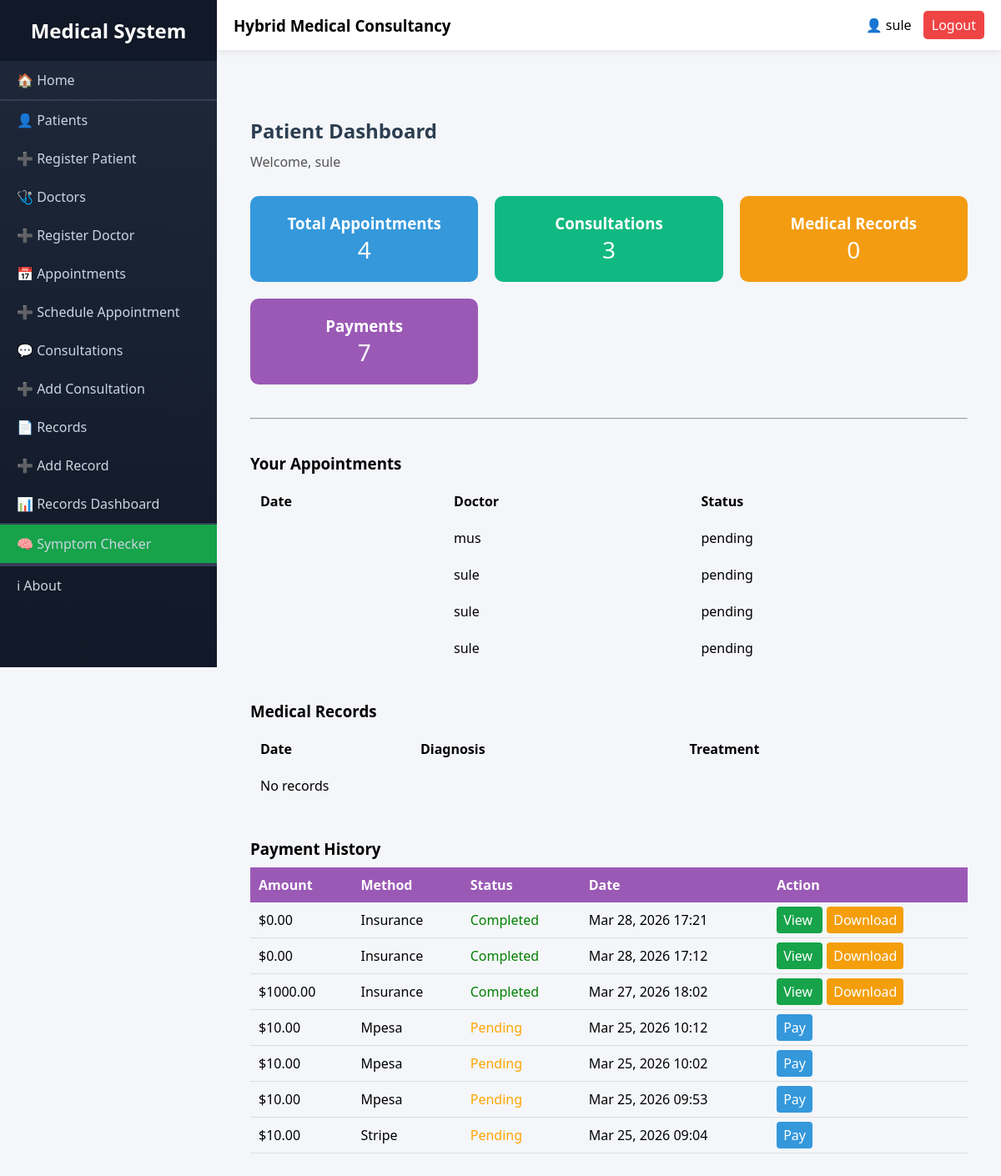
The app's page /patients/dashboard/ (signed in) with its own data.
### appointment/models.py (models this page shows)
class Appointment(models.Model):
    patient = models.ForeignKey(User, on_delete=models.CASCADE)
    doctor = models.ForeignKey(User, on_delete=models.CASCADE, related_name='doctor_appointments')
    appointment_date=models.DateField()
    appointment_time = models.TimeField()
    reason = models.TextField(null=True)
    status = models.CharField(max_length=20, default='pending')
    fee = models.DecimalField(max_digits=6, decimal_places=2, default=10)  # default $50

### accounts/models.py (models this page shows, shortened)
class Payment(models.Model):
    PAYMENT_STATUS = [
        ('pending', 'Pending'),
        ('completed', 'Completed'),
        ('failed', 'Failed'),
    ]
    PAYMENT_METHODS = [
        ('cash', 'Cash'),
        ('insurance', 'Insurance'),
        ('mpesa', 'Mpesa'),
        ('stripe', 'Stripe'),
    ]
    appointment = models.OneToOneField(Appointment, on_delete=models.CASCADE, null=True, blank=True)
    consultation = models.OneToOneField(
        Consultation,
        on_delete=models.CASCADE,
        related_name='payment',
        null=True,
        blank=True
    )
    user = models.ForeignKey(User, on_delete=models.CASCADE)
    amount = models.DecimalField(max_digits=10, decimal_places=2)
    status = models.CharField(max_length=10, choices=PAYMENT_STATUS, default='pending')
    payment_method = models.CharField(max_length=50, choices=PAYMENT_METHODS, blank=True)
    transaction_id = models.CharField(max_length=100, blank=True)
    insurance_provider = models.CharField(max_length=100, blank=True, null=True)  # e.g., SHA
    insurance_number = models.CharField(max_length=100, blank=True, null=True)
    created_at = models.DateTimeField(auto_now_add=True)

### patients/views.py (the view)
# urls.py: path('dashboard/', views.patient_dashboard, name='patient_dashboard'),
def patient_dashboard(request):
    patient = request.user
    appointments = Appointment.objects.filter(patient=patient)
    consultations = Consultation.objects.filter(patient=patient)
    records = MedicalRecord.objects.filter(patient=patient)
    payments = Payment.objects.filter(user=patient).order_by('-created_at')  # latest first
    context = {
        'appointments': appointments,
        'consultations': consultations,
        'records': records,
        'payments': payments,  # new addition
    }
    return render(request, 'patients/patient_dashboard.html', context)

### patients/templates/patients/patient_dashboard.html (shortened to what this page needs)
{% extends "layout.html" %}
{% block content %}
<div style="max-width:1200px; margin:40px auto; padding:20px;">
    <h2 style="color:#2c3e50; margin-bottom:10px;">Patient Dashboard</h2>
    <p style="font-size:16px; color:#555;">Welcome, {{ request.user.username }}</p>
    <div style="display:grid; grid-template-columns:repeat(auto-fit,minmax(220px,1fr)); gap:20px; margin-top:30px;">
        <div style="background:#3498db; color:white; padding:20px; border-radius:10px; text-align:center;">
            <h3>Total Appointments</h3>
            <p style="font-size:28px;">{{ appointments.count }}</p>
        </div>
        <div style="background:#10b981; color:white; padding:20px; border-radius:10px; text-align:center;">
            <h3>Consultations</h3>
            <p style="font-size:28px;">{{ consultations.count }}</p>
        </div>
        <div style="background:#f39c12; color:white; padding:20px; border-radius:10px; text-align:center;">
            <h3>Medical Records</h3>
            <p style="font-size:28px;">{{ records.count }}</p>
        </div>
        <div style="background:#9b59b6; color:white; padding:20px; border-radius:10px; text-align:center;">
            <h3>Payments</h3>
            <p style="font-size:28px;">{{ payments.count }}</p>
        </div>
    </div>
    <hr style="margin:40px 0;">
    <h3>Your Appointments</h3>
    <table style="width:100%; margin-top:10px;">
        <tr><th>Date</th><th>Doctor</th><th>Status</th></tr>
        {% for appointment in appointments %}
        <tr>
            <td>{{ appointment.date }}</td>
            <td>{{ appointment.doctor }}</td>
            <td>{{ appointment.status }}</td>
        </tr>
        {% empty %}
        <tr><td colspan="3">No appointments</td></tr>
        {% endfor %}
    </table>
    <h3 style="margin-top:40px;">Medical Records</h3>
    <table style="width:100%; margin-top:10px;">
        <tr><th>Date</th><th>Diagnosis</th><th>Treatment</th></tr>
        {% for record in records %}
        <tr>
            <td>{{ record.date }}</td>
            <td>{{ record.diagnosis }}</td>
            <td>{{ record.treatment }}</td>
        </tr>
        {% empty %}
        <tr><td colspan="3">No records</td></tr>
        {% endfor %}
    </table>
    <h3 style="margin-top:40px;">Payment History</h3>
    <table style="width:100%; margin-top:10px; border-collapse:collapse;">
        <tr style="background:#9b59b6; color:white;">
            <th>Amount</th>
            <th>Method</th>
            <th>Status</th>
            <th>Date</th>
            <th>Action</th>
        </tr>
        {% for payment in payments %}
        <tr style="border-bottom:1px solid #ddd;">
            <td>${{ payment.amount }}</td>
            <td>{{ payment.payment_method|capfirst }}</td>
            <td>
                {% if payment.status == 'completed' %}
                    <span style="color:green;">Completed</span>
                {% elif payment.status == 'pending' %}
                    <span style="color:orange;">Pending</span>
                {% else %}
                    <span style="color:red;">Failed</span>
                {% endif %}
            </td>
            <td>{{ payment.created_at|date:"M d, Y H:i" }}</td>
            <td>
                {% if payment.status == 'pending' %}
                    <a href="{% url 'accounts:payment_page' payment.id %}"
                       style="background:#3498db; color:white; padding:5px 8px; text-decoration:none; border-radius:4px;">
                        Pay
                    </a>
                {% elif payment.status == 'completed' %}
                    <a href="{% url 'accounts:view_receipt' payment.id %}"
                       style="background:#16a34a; color:white; padding:5px 8px; text-decoration:none; border-radius:4px;">
                        View
                    </a>
                    <a href="{% url 'accounts:download_receipt' payment.id %}"
                       style="background:#f59e0b; color:white; padding:5px 8px; text-decoration:none; border-radius:4px; margin-left:5px;">
                        Download
                    </a>
                {% else %}
                    -
                {% endif %}
            </td>
        </tr>
        {% empty %}
        <tr><td colspan="5">No payments yet</td></tr>
        {% endfor %}
    </table>
</div>
{% endblock %}

### templates/layout.html (shortened to what this page needs)
<!DOCTYPE html>
<html lang="en">
<head>
</head>
<body>
<div class="sidebar" id="sidebar">
    <h2>Medical System</h2>
    <a href="{% url 'home_view' %}">🏠 Home</a>
    <hr>
    <a href="{% url 'patients:patient_list' %}">👤 Patients</a>
    <a href="{% url 'patients:patient_create' %}">➕ Register Patient</a>
    <a href="{% url 'doctors:doctor_list' %}">🩺 Doctors</a>
    <a href="{% url 'doctors:doctor_create' %}">➕ Register Doctor</a>
    <a href="{% url 'appointment:appointment_list' %}">📅 Appointments</a>
    <a href="{% url 'appointment:appointment_create' %}">➕ Schedule Appointment</a>
    <a href="{% url 'consultations:consultation_list' %}">💬 Consultations</a>
    <a href="{% url 'consultations:consultation_create' %}">➕ Add Consultation</a>
    <a href="{% url 'records:record_list' %}">📄 Records</a>
    <a href="{% url 'records:record_create' %}">➕ Add Record</a>
    <a href="{% url 'accounts:records_dashboard' %}">📊 Records Dashboard</a>
    <hr>
    {% if user.is_authenticated %}
        <a href="{% url 'accounts:symptoms_checker' %}" class="special-link">
            🧠 Symptom Checker
        </a>
    {% endif %}
    <hr>
    <hr>
    <a href="{% url 'about_view' %}">ℹ About</a>
</div>
<div class="main">
    <div class="navbar">
        <h3>Hybrid Medical Consultancy</h3>
        <div class="user">
            {% if user.is_authenticated %}
                <span>👤 {{ user.username }}</span>
                <a href="{% url 'accounts:logout' %}">Logout</a>
            {% else %}
                <a href="{% url 'accounts:login' %}">Login</a>
            {% endif %}
        </div>
    </div>
    <div class="content">
        {% block content %}
        {% endblock %}
    </div>
</div>
</body>
</html>

### templates/layout.html (style rules this page uses)
* { margin: 0; padding: 0; box-sizing: border-box; font-family: 'Segoe UI', Tahoma, Geneva, Verdana, sans-serif; }
body { display: flex; min-height: 100vh; background: #f4f6f9; }
.sidebar { width: 260px; background: linear-gradient(180deg, #1e293b 0%, #111827 100%); color: #fff; height: 100vh; position: fixed; overflow-y: auto; transition: 0.3s; }
.sidebar h2 { text-align: center; padding: 20px; background: #111827; }
.sidebar a { display: block; padding: 12px 20px; color: #cbd5e1; text-decoration: none; }
.sidebar hr { border: 0.5px solid #334155; }
.main { margin-left: 260px; width: calc(100% - 260px); }
.navbar { height: 60px; background: white; display: flex; justify-content: space-between; align-items: center; padding: 0 20px; box-shadow: 0 2px 8px rgba(0,0,0,0.08); }
.user a { margin-left: 10px; text-decoration: none; padding: 6px 10px; background: #ef4444; color: white; border-radius: 5px; }
.content { padding: 20px; }
.special-link { background: #16a34a; color: white; }

### patients/templates/patients/patient_dashboard.html (style rules this page uses)
table th, table td { padding: 10px; text-align: left; }

### records on screen
Appointment: doctor "mus", status "pending"
Appointment: doctor "sule", status "pending"
Appointment: doctor "sule", status "pending"
Appointment: doctor "sule", status "pending"
Payment: amount "0.00", payment_method "Insurance", status "Completed", created_at "Mar 28, 2026 17:21"
Payment: amount "0.00", payment_method "Insurance", status "Completed", created_at "Mar 28, 2026 17:12"
Payment: amount "1000.00", payment_method "Insurance", status "Completed", created_at "Mar 27, 2026 18:02"
Payment: amount "10.00", payment_method "Mpesa", status "Pending", created_at "Mar 25, 2026 10:12"
Payment: amount "10.00", payment_method "Mpesa", status "Pending", created_at "Mar 25, 2026 10:02"
Payment: amount "10.00", payment_method "Mpesa", status "Pending", created_at "Mar 25, 2026 09:53"
Payment: amount "10.00", payment_method "Stripe", status "Pending", created_at "Mar 25, 2026 09:04"

### other values on screen
{{ user.username }} "sule"
{{ request.user.username }} "sule"
{{ appointments.count }} "4"
{{ consultations.count }} "3"
{{ records.count }} "0"
{{ payments.count }} "7"
